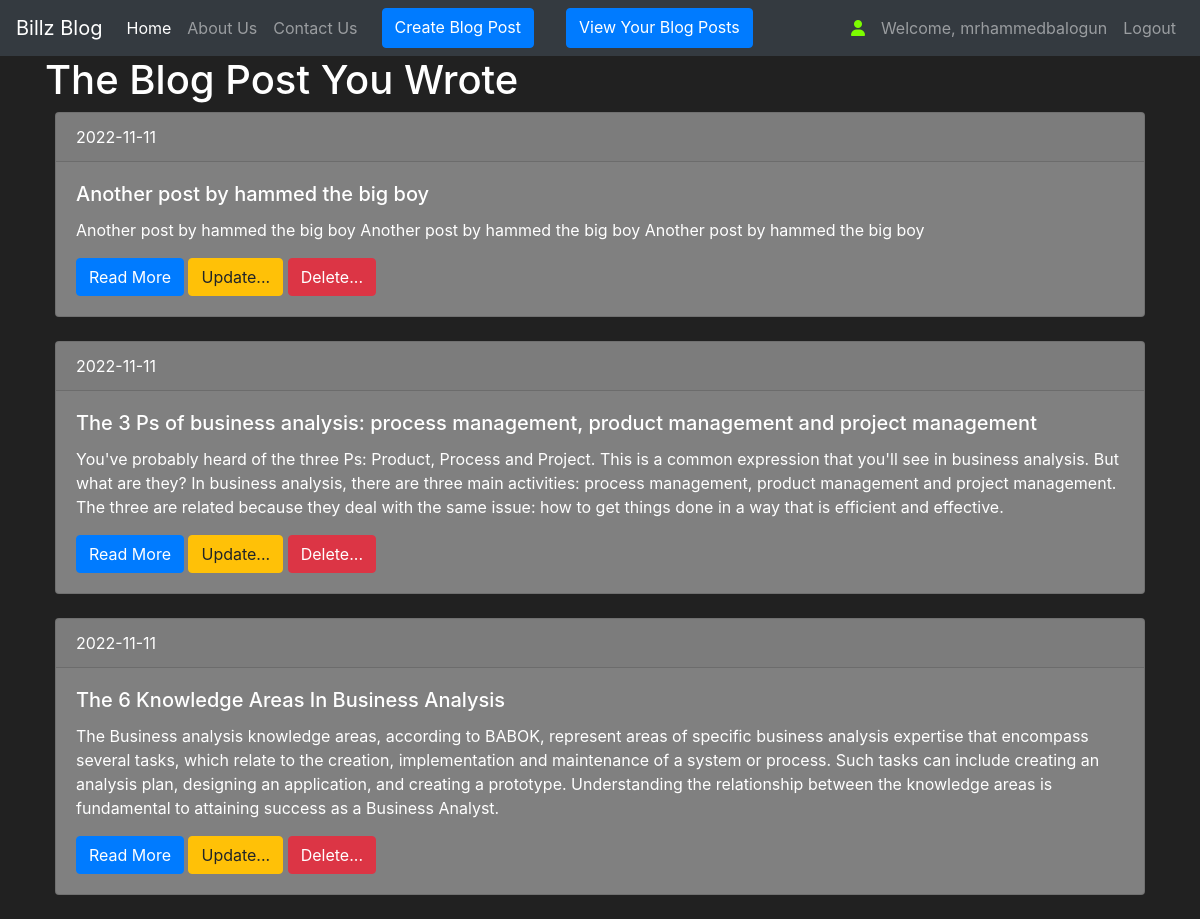
/my-post/1/ (signed in), run on the app's committed database.
### blog/models.py (models this page shows, shortened)
class User(db.Model, UserMixin):
    __tablename__= 'user'
    id = db.Column(db.Integer(), primary_key=True)
    fname = db.Column(db.String(length=30), nullable=False)
    lname = db.Column(db.String(length=30), nullable=False)
    username = db.Column(db.String(length=30), nullable=False, unique=True)
    email_address = db.Column(db.String(length=50), nullable=False, unique=True)
    password_hash = db.Column(db.String(length=60), nullable=False)
    post = db.relationship('Post', backref='owned_user', lazy=True)
    @property
    def password(self):
        return self.password

class Post(db.Model):
    __tablename__= 'post'
    id = db.Column(db.Integer(), primary_key=True)
    title = db.Column(db.String(length=140), nullable=False)
    slug = db.Column(db.String(length=140), nullable=False, unique=True)
    body = db.Column(db.Text)
    author = db.Column(db.String(length=240))
    created = db.Column(db.DateTime, default=datetime.now())
    owner = db.Column(db.Integer(), db.ForeignKey('user.id'))

### blog/routes.py (the view)
@app.route("/my-post/<int:id>/")
def my_post(id):
    mypost = Post.query.filter(Post.owner==id)
    return render_template("my-post.html", mypost=mypost)

### blog/models.py (called while the page is built)
@login_manager.user_loader
def load_user(user_id):
    return User.query.get(int(user_id))

### blog/templates/my-post.html (shortened to what this page needs)
{% extends 'base.html' %}
{% block content %}
    <div class="container">
        <h1>The Blog Post You Wrote</h1>
        {% for post in mypost %}
            <div class="card" style="background-color: grey;">
                <div class="card-header">
                {{ post.created.date() }}
                </div>
                <div class="card-body">
                <h5 class="card-title">{{ post.title }}</h5>
                <p class="card-text">{{ post.body }}</p>
                <a href="{{ url_for('post_details', slug=post.slug) }}" class="btn btn-primary">Read More</a>
                {% if current_user.id == post.owner %}
                    <a href="{{ url_for('update', id=post.id) }}" class="btn btn-warning">Update...</a>
                    <a href="{{ url_for('delete', id=post.id) }}" class="btn btn-danger">Delete...</a>
                {% endif %}
                </div>
            </div>
            <br>
        {% endfor %}
    </div>
{% endblock %}

### blog/templates/base.html (shortened to what this page needs)
<!doctype html>
<html lang="en">
   <head>
      <link rel="stylesheet" href="../templates/static/css/style.css">
      <link rel="stylesheet" href="https://cdn.jsdelivr.net/npm/bootstrap@4.5.3/dist/css/bootstrap.min.css">
   </head>
   <body>
      <nav class="navbar navbar-expand-md navbar-dark bg-dark">
        <a class="navbar-brand" href="/">Billz Blog</a>
        <div class="collapse navbar-collapse" id="navbarNav">
            <ul class="navbar-nav mr-auto">
                <li class="nav-item active">
                    <a class="nav-link" href="{{ url_for('home_page') }}">Home <span class="sr-only">(current)</span></a>
                </li>
                <li class="nav-item">
                    <a class="nav-link" href="{{ url_for('about_page') }}">About Us</a>
                </li>
                <li class="nav-item">
                    <a class="nav-link" href="{{ url_for('contact_page') }}">Contact Us</a>
                </li>
                {% if current_user.is_authenticated %}
                    <a href="{{ url_for('create_blog') }}" class="btn btn-primary mr-3 ml-3">Create Blog Post</a><br>
                    <a href="{{ url_for('my_post', id=current_user.id) }}" class="btn btn-primary mr-3 ml-3">View Your Blog Posts</a>
                {% endif %}
            </ul>
            {% if current_user.is_authenticated %}
            <ul class="navbar-nav">
                <li class="nav-item">
                    <a class="nav-link" style="color: lawngreen; font-weight: bold;">
                        <i class="fas fa-user"></i>
                    </a>
                </li>
                <li class="nav-item">
                    <a class="nav-link">Welcome, {{ current_user.username }}</a>
                </li>
                <li class="nav-item">
                    <a class="nav-link" href="{{ url_for('logout_page') }}">Logout</a>
                </li>
            </ul>
            {% endif %}
        </div>
    </nav>
      {% block content %}
      {% endblock %}
   </body>
</html>

### blog/templates/static/css/style.css (style rules this page uses)
body { font-family: 'Lato', sans-serif; }
h1 { margin-bottom: 40px; }
.card { margin-left: 10px; margin-right: 10px; }

### blog/templates/base.html (style rules this page uses)
body { background-color: #212121; color: white }

### data on the page
User: username "mrhammedbalogun"
Post: created "2022-11-11", title "Another post by hammed the big boy", body "Another post by hammed the big boy Another post by hammed the big boy Another post by hammed the big boy"
Post: created "2022-11-11", title "The 3 Ps of business analysis: process management, product management and project management", body "You've probably heard of the three Ps: Product, Process and Project. This is a common expression that you'll see in business analysis. But what are they? In business analysis, there are three main activities: process management, product management and project management. The three are related because they deal with the same issue: how to get things done in a way that is efficient and effective."
Post: created "2022-11-11", title "The 6 Knowledge Areas In Business Analysis", body "The Business analysis knowledge areas, according to BABOK, represent areas of specific business analysis expertise that encompass several tasks, which relate to the creation, implementation and maintenance of a system or process. Such tasks can include creating an analysis plan, designing an application, and creating a prototype. Understanding the relationship between the knowledge areas is fundamental to attaining success as a Business Analyst."
